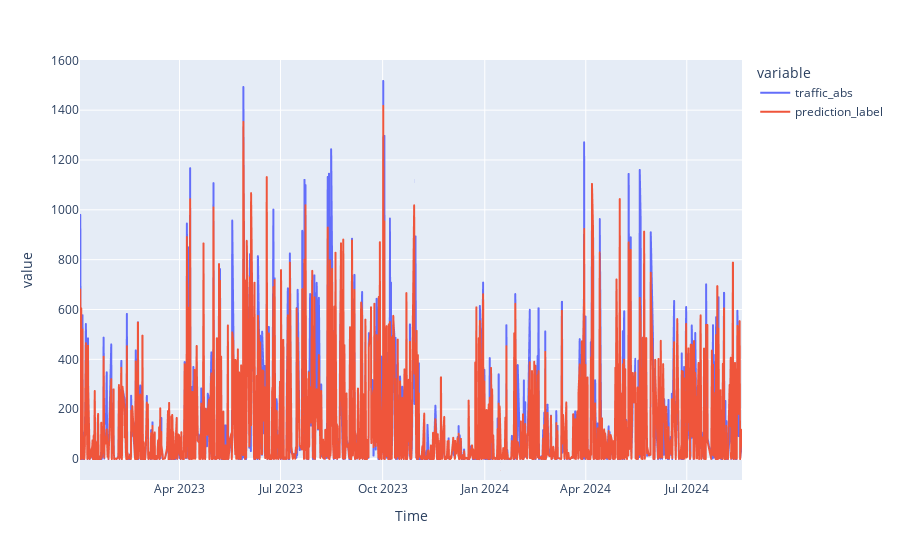

Notebook cell for this chart:
### Code cell
import plotly.express as px

predictions_vs_real = pred_holdout[["traffic_abs", "prediction_label"]].sort_index(ascending=True)
px.line(predictions_vs_real)

### Figure 1 — Plotly figure (JSON) as saved in the notebook; plotly's stock layout.template omitted (floating-point values rounded to 4 significant figures; data arrays with more than 128 entries replaced by an {"elided": "..."} marker saying what was removed)
{"data": [{"hovertemplate": "variable=traffic_abs<br>Time=%{x}<br>value=%{y}<extra></extra>", "legendgroup": "traffic_abs", "line": {"color": "#636efa", "dash": "solid"}, "marker": {"symbol": "circle"}, "mode": "lines", "name": "traffic_abs", "showlegend": true, "type": "scattergl", "x": {"elided": "1432 str values"}, "xaxis": "x", "y": {"elided": "1432 int values"}, "yaxis": "y"}, {"hovertemplate": "variable=prediction_label<br>Time=%{x}<br>value=%{y}<extra></extra>", "legendgroup": "prediction_label", "line": {"color": "#EF553B", "dash": "solid"}, "marker": {"symbol": "circle"}, "mode": "lines", "name": "prediction_label", "showlegend": true, "type": "scattergl", "x": {"elided": "1432 str values"}, "xaxis": "x", "y": {"elided": "1432 float values"}, "yaxis": "y"}], "layout": {"legend": {"title": {"text": "variable"}, "tracegroupgap": 0}, "margin": {"t": 60}, "xaxis": {"anchor": "y", "domain": [0, 1], "title": {"text": "Time"}}, "yaxis": {"anchor": "x", "domain": [0, 1], "title": {"text": "value"}}}}
